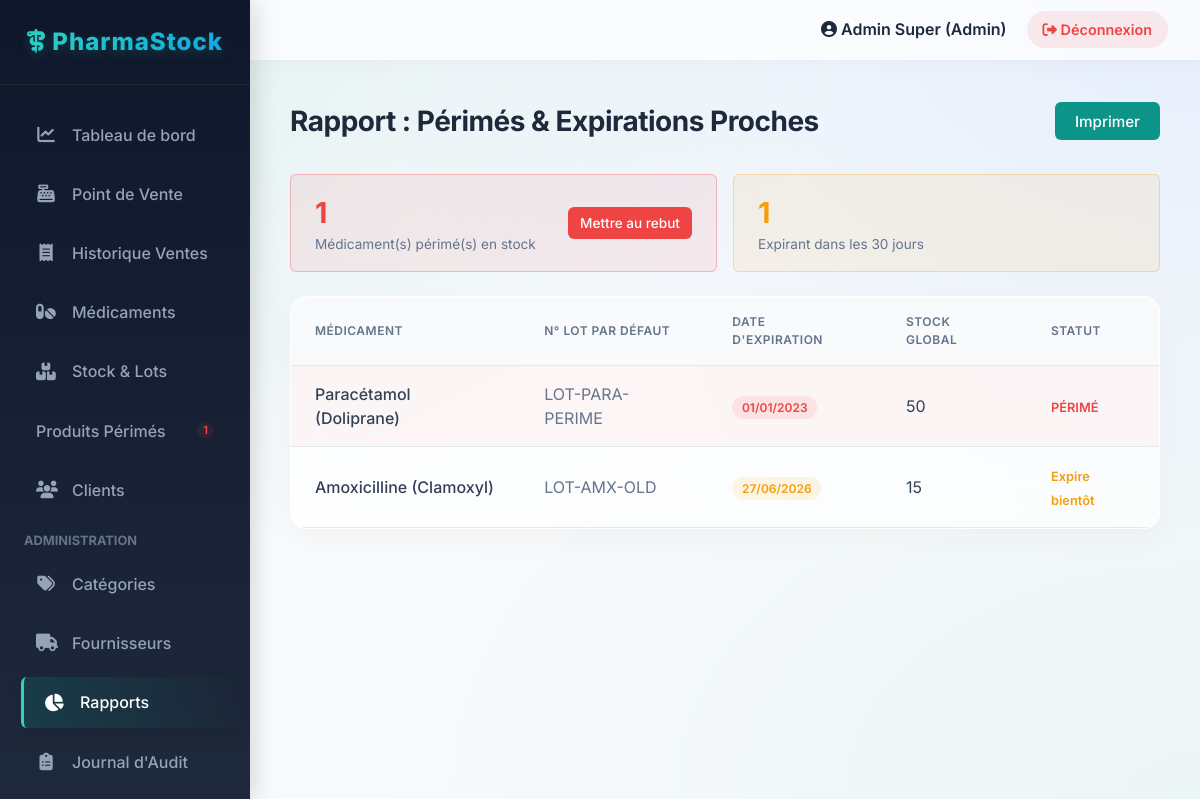
The app's page /index.php?page=rapports&action=expiration (signed in) with its own data.
### tables this page shows
CREATE TABLE `lot` (
  `id` INT PRIMARY KEY AUTO_INCREMENT,
  `id_medicament` INT NOT NULL,
  `numero_lot` VARCHAR(50) NOT NULL,
  `date_fabrication` DATE,
  `date_expiration` DATE NOT NULL,
  `quantite` INT NOT NULL DEFAULT 0,
  `prix_achat` DECIMAL(10,2) NOT NULL,
  `prix_vente` DECIMAL(10,2) NOT NULL,
  `statut` ENUM('actif', 'epuise', 'perime') DEFAULT 'actif',
  FOREIGN KEY (`id_medicament`) REFERENCES `medicament`(`id`) ON DELETE RESTRICT
);

CREATE TABLE `medicament` (
  `id` INT PRIMARY KEY AUTO_INCREMENT,
  `nom` VARCHAR(100) NOT NULL,
  `id_categorie` INT NOT NULL,
  `principe_actif` VARCHAR(100),
  `dosage` VARCHAR(50),
  `forme` VARCHAR(50),
  `prix_achat` DECIMAL(10,2),
  `prix_vente` DECIMAL(10,2) NOT NULL,
  `quantite_stock` INT DEFAULT 0,
  `stock_minimum` INT DEFAULT 5,
  `date_fabrication` DATE,
  `date_expiration` DATE NOT NULL,
  `lot_numero` VARCHAR(50),
  `est_actif` BOOLEAN DEFAULT TRUE,
  FOREIGN KEY (`id_categorie`) REFERENCES `categorie`(`id`) ON DELETE RESTRICT
);

### includes/auth.php (called while the page is built, shortened)
<?php
require_once __DIR__ . '/../config/database.php';
function estAdmin() {
    return isset($_SESSION['user_role']) && $_SESSION['user_role'] === 'admin';
}

### config/database.php (called while the page is built, shortened)
<?php
class Database {
    private static $instance = null;
    private $pdo;
    private function __construct() {
        try {
			$dsn = "mysql:host=" . DB_HOST . ";port=" . DB_PORT . ";dbname=" . DB_NAME . ";charset=utf8";
			$options = [
                PDO::ATTR_ERRMODE            => PDO::ERRMODE_EXCEPTION,
                PDO::ATTR_DEFAULT_FETCH_MODE => PDO::FETCH_ASSOC,
                PDO::ATTR_EMULATE_PREPARES   => false,
            ];
            $this->pdo = new PDO($dsn, DB_USER, DB_PASS, $options);
        } catch (PDOException $e) {
            die("Erreur de connexion à la base de données: " . $e->getMessage());
        }
    }
    public static function getInstance() {
        if (self::$instance === null) {
            self::$instance = new self();
        }
        return self::$instance;
    }
    public function getConnection() {
        return $this->pdo;
    }
}

### models/Medicament.php (called while the page is built, shortened)
<?php
require_once __DIR__ . '/../config/database.php';
class Medicament {
    private $db;
    public function __construct() {
        $this->db = Database::getInstance()->getConnection();
    }
    public function getExpirant($jours = 30) {
        $stmt = $this->db->prepare("
            SELECT
                m.nom,
                l.numero_lot as lot_numero,
                l.date_expiration,
                l.quantite as quantite_stock
            FROM lot l
            JOIN medicament m ON l.id_medicament = m.id
            WHERE m.est_actif = 1
            AND l.quantite > 0
            AND l.date_expiration <= DATE_ADD(CURDATE(), INTERVAL ? DAY)
            ORDER BY l.date_expiration ASC
        ");
        $stmt->execute([$jours]);
        return $stmt->fetchAll();
    }
}

### includes/utils.php (called while the page is built, shortened)
<?php
function formatDate($dateStr, $format = 'd/m/Y H:i') {
    $date = new DateTime($dateStr);
    return $date->format($format);
}

### views/rapports/expiration.php (the view)
<?php include __DIR__ . '/../layouts/header.php'; ?>
<div class="page-title">
    <span>Rapport : Périmés &amp; Expirations Proches</span>
    <button onclick="window.print()" class="btn btn-primary no-print">Imprimer</button>
</div>
<?php
$nb_perime = 0;
$nb_proche = 0;
foreach ($medicaments as $m) {
    if ($m['date_expiration'] < date('Y-m-d')) $nb_perime++;
    else $nb_proche++;
}
?>
<div class="form-row no-print" style="margin-bottom: 1.5rem; gap: 1rem;">
    <?php if ($nb_perime > 0): ?>
    <div style="padding: 1rem 1.5rem; background: rgba(239,68,68,0.08); border: 1px solid rgba(239,68,68,0.3); border-radius: var(--radius-md); flex: 1; display: flex; align-items: center; justify-content: space-between; gap: 0.75rem;">
        <div style="display: flex; align-items: center; gap: 0.75rem;">
            <div>
                <div style="font-size: 1.8rem; font-weight: 700; color: var(--danger);"><?= $nb_perime ?></div>
                <div style="font-size: 0.85rem; color: var(--text-muted);">Médicament(s) périmé(s) en stock</div>
            </div>
        </div>
        <?php if (estAdmin()): ?>
            <a href="<?= BASE_URL ?>/index.php?page=lots&action=perimes" class="btn btn-danger btn-sm" style="font-size: 0.85rem; display: inline-flex; align-items: center; gap: 0.4rem;">
                Mettre au rebut
            </a>
        <?php endif; ?>
    </div>
    <?php endif; ?>
    <?php if ($nb_proche > 0): ?>
    <div style="padding: 1rem 1.5rem; background: rgba(245,158,11,0.08); border: 1px solid rgba(245,158,11,0.3); border-radius: var(--radius-md); flex: 1; display: flex; align-items: center; gap: 0.75rem;">
        <div>
            <div style="font-size: 1.8rem; font-weight: 700; color: var(--warning);"><?= $nb_proche ?></div>
            <div style="font-size: 0.85rem; color: var(--text-muted);">Expirant dans les 30 jours</div>
        </div>
    </div>
    <?php endif; ?>
</div>
<div class="card">
    <div class="table-responsive">
        <table class="table">
            <thead>
                <tr>
                    <th>Médicament</th>
                    <th>N° Lot par défaut</th>
                    <th>Date d'expiration</th>
                    <th>Stock global</th>
                    <th>Statut</th>
                </tr>
            </thead>
            <tbody>
                <?php if(empty($medicaments)): ?>
                    <tr><td colspan="5" style="text-align: center; padding: 2rem;">
                        Aucun médicament périmé ni expirant dans les 30 prochains jours.
                    </td></tr>
                <?php else: ?>
                    <?php foreach($medicaments as $m):
                        $estPerime = $m['date_expiration'] < date('Y-m-d');
                    ?>
                    <tr style="<?= $estPerime ? 'background: rgba(239,68,68,0.04);' : '' ?>">
                        <td style="font-weight: 500;"><?= htmlspecialchars($m['nom']) ?></td>
                        <td style="color: var(--text-muted);"><?= htmlspecialchars($m['lot_numero'] ?? '—') ?></td>
                        <td>
                            <span class="badge <?= $estPerime ? 'badge-danger' : 'badge-warning' ?>">
                                <?= formatDate($m['date_expiration'], 'd/m/Y') ?>
                            </span>
                        </td>
                        <td><?= $m['quantite_stock'] ?></td>
                        <td>
                            <?php if ($estPerime): ?>
                                <span style="font-weight: 600; color: var(--danger); font-size: 0.8rem;">
                                    PÉRIMÉ
                                </span>
                            <?php else: ?>
                                <span style="font-weight: 600; color: var(--warning); font-size: 0.8rem;">
                                    Expire bientôt
                                </span>
                            <?php endif; ?>
                        </td>
                    </tr>
                    <?php endforeach; ?>
                <?php endif; ?>
            </tbody>
        </table>
    </div>
</div>
<?php include __DIR__ . '/../layouts/footer.php'; ?>

### public/css/style.css (style rules this page uses)
:root { --primary-color: #0d9488; --primary-hover: #0f766e; --secondary-color: #3b82f6; --dark-color: #1e293b; --light-bg: #f8fafc; --white: #ffffff; --border-color: #e2e8f0; --text-color: #334155; --text-muted: #64748b; --danger: #ef4444; --warning: #f59e0b; --success: #10b981; --sidebar-width: 250px; --header-height: 60px; --font-family: 'Inter', system-ui, -apple-system, sans-serif; --shadow-sm: 0 1px 2px 0 rgb(0 0 0 / 0.05); --shadow-md: 0 4px 6px -1px rgb(0 0 0 / 0.1), 0 2px 4px -2px rgb(0 0 0 / 0.1); --shadow-lg: 0 10px 15px -3px rgb(0 0 0 / 0.1), 0 4px 6px -4px rgb(0 0 0 / 0.1); --radius-md: 0.375rem; --radius-lg: 0.5rem; }
* { margin: 0; padding: 0; box-sizing: border-box; }
body { font-family: var(--font-family); background-color: #f8fafc; background-image: radial-gradient(at 0% 0%, hsla(175, 83%, 32%, 0.1) 0px, transparent 50%), radial-gradient(at 100% 0%, hsla(217, 91%, 60%, 0.1) 0px, transparent 50%), radial-gradient(at 100% 100%, hsla(175, 83%, 32%, 0.05) 0px, transparent 50%); background-attachment: fixed; color: var(--text-color); line-height: 1.5; }
a { text-decoration: none; color: var(--primary-color); transition: color 0.2s ease; }
.page-title { font-size: 1.75rem; font-weight: 700; margin-bottom: 2rem; color: #1e293b; display: flex; justify-content: space-between; align-items: center; letter-spacing: -0.5px; }
.card { background: rgba(255, 255, 255, 0.7); backdrop-filter: blur(20px); -webkit-backdrop-filter: blur(20px); border-radius: 1rem; box-shadow: 0 10px 30px rgba(0, 0, 0, 0.03); border: 1px solid rgba(255, 255, 255, 1); overflow: hidden; margin-bottom: 1.5rem; animation: fadeUp 0.5s ease-out backwards; }
.card:nth-child(3) { animation-delay: 0.2s; }
.table-responsive { overflow-x: auto; }
.table { width: 100%; border-collapse: collapse; }
.table th, .table td { padding: 1rem 1.5rem; text-align: left; border-bottom: 1px solid var(--border-color); }
.table th { background-color: var(--light-bg); font-weight: 600; color: var(--text-muted); text-transform: uppercase; font-size: 0.75rem; letter-spacing: 0.5px; }
.badge { padding: 0.25rem 0.6rem; border-radius: 9999px; font-size: 0.75rem; font-weight: 600; }
.badge-danger { background: rgba(239, 68, 68, 0.1); color: var(--danger); }
.badge-warning { background: rgba(245, 158, 11, 0.1); color: var(--warning); }
.form-row { display: flex; gap: 1.5rem; flex-wrap: wrap; }
.btn { display: inline-flex; align-items: center; justify-content: center; gap: 0.5rem; padding: 0.6rem 1.25rem; border-radius: var(--radius-md); font-weight: 500; cursor: pointer; border: none; transition: all 0.2s; font-family: inherit; font-size: 0.95rem; }
.btn-sm { padding: 0.35rem 0.75rem; font-size: 0.85rem; }
.btn-primary { background-color: var(--primary-color); color: white; }
.btn-danger { background-color: var(--danger); color: white; }

### records on screen
lot: id_medicament.nom "Paracétamol (Doliprane)", numero_lot "LOT-PARA-PERIME", date_expiration "01/01/2023", quantite "50", shows "PÉRIMÉ"
lot: id_medicament.nom "Amoxicilline (Clamoxyl)", numero_lot "LOT-AMX-OLD", date_expiration "27/06/2026", quantite "15", shows "Expire bientôt"

### other values on screen
$sidebarPerimesCount "1"
$_SESSION['user_prenom'] . ' ' . $_SESSION['user_nom'] "Admin Super"
$_SESSION['user_role'] "Admin"
$nb_perime "1"
$nb_proche "1"
